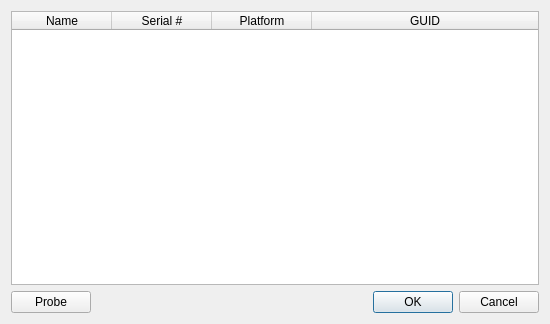
<?xml version="1.0" encoding="UTF-8"?>
<ui version="4.0">
 <class>DeviceDialogClass</class>
 <widget class="QDialog" name="DeviceDialogClass">
  <property name="geometry">
   <rect>
    <x>0</x>
    <y>0</y>
    <width>550</width>
    <height>324</height>
   </rect>
  </property>
  <property name="windowTitle">
   <string>EPM Device Selection</string>
  </property>
  <layout class="QVBoxLayout" name="verticalLayout">
   <item>
    <widget class="QTableWidget" name="_deviceList">
     <property name="editTriggers">
      <set>QAbstractItemView::NoEditTriggers</set>
     </property>
     <property name="alternatingRowColors">
      <bool>true</bool>
     </property>
     <property name="selectionMode">
      <enum>QAbstractItemView::SingleSelection</enum>
     </property>
     <property name="selectionBehavior">
      <enum>QAbstractItemView::SelectRows</enum>
     </property>
     <attribute name="horizontalHeaderStretchLastSection">
      <bool>true</bool>
     </attribute>
     <attribute name="verticalHeaderVisible">
      <bool>false</bool>
     </attribute>
     <column>
      <property name="text">
       <string>Name</string>
      </property>
     </column>
     <column>
      <property name="text">
       <string>Serial #</string>
      </property>
     </column>
     <column>
      <property name="text">
       <string>Platform</string>
      </property>
     </column>
     <column>
      <property name="text">
       <string>GUID</string>
      </property>
     </column>
    </widget>
   </item>
   <item>
    <layout class="QHBoxLayout" name="horizontalLayout">
     <item>
      <widget class="QPushButton" name="_probeDevicesButton">
       <property name="text">
        <string>Probe</string>
       </property>
      </widget>
     </item>
     <item>
      <spacer name="horizontalSpacer">
       <property name="orientation">
        <enum>Qt::Horizontal</enum>
       </property>
       <property name="sizeHint" stdset="0">
        <size>
         <width>40</width>
         <height>20</height>
        </size>
       </property>
      </spacer>
     </item>
     <item>
      <widget class="QDialogButtonBox" name="buttonBox">
       <property name="orientation">
        <enum>Qt::Horizontal</enum>
       </property>
       <property name="standardButtons">
        <set>QDialogButtonBox::Cancel|QDialogButtonBox::Ok</set>
       </property>
      </widget>
     </item>
    </layout>
   </item>
  </layout>
 </widget>
 <resources/>
 <connections>
  <connection>
   <sender>buttonBox</sender>
   <signal>accepted()</signal>
   <receiver>DeviceDialogClass</receiver>
   <slot>accept()</slot>
   <hints>
    <hint type="sourcelabel">
     <x>248</x>
     <y>254</y>
    </hint>
    <hint type="destinationlabel">
     <x>157</x>
     <y>274</y>
    </hint>
   </hints>
  </connection>
  <connection>
   <sender>buttonBox</sender>
   <signal>rejected()</signal>
   <receiver>DeviceDialogClass</receiver>
   <slot>reject()</slot>
   <hints>
    <hint type="sourcelabel">
     <x>316</x>
     <y>260</y>
    </hint>
    <hint type="destinationlabel">
     <x>286</x>
     <y>274</y>
    </hint>
   </hints>
  </connection>
 </connections>
</ui>
